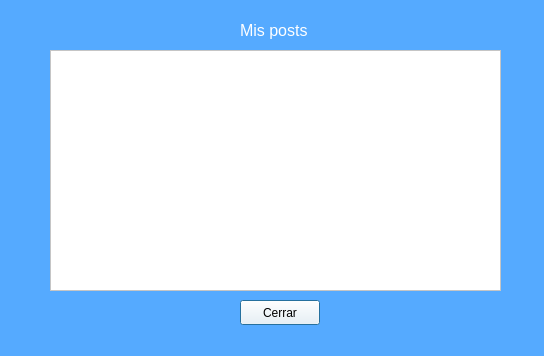
<?xml version="1.0" encoding="UTF-8"?>
<ui version="4.0">
 <class>MisPostDialog</class>
 <widget class="QDialog" name="MisPostDialog">
  <property name="geometry">
   <rect>
    <x>0</x>
    <y>0</y>
    <width>544</width>
    <height>356</height>
   </rect>
  </property>
  <property name="windowTitle">
   <string>Dialog</string>
  </property>
  <property name="styleSheet">
   <string notr="true">background-color: rgb(85, 170, 255);</string>
  </property>
  <widget class="QLabel" name="label">
   <property name="geometry">
    <rect>
     <x>240</x>
     <y>20</y>
     <width>121</width>
     <height>21</height>
    </rect>
   </property>
   <property name="font">
    <font>
     <pointsize>12</pointsize>
    </font>
   </property>
   <property name="styleSheet">
    <string notr="true">color: rgb(255, 255, 255);</string>
   </property>
   <property name="text">
    <string>Mis posts</string>
   </property>
  </widget>
  <widget class="QListView" name="listaPost">
   <property name="geometry">
    <rect>
     <x>50</x>
     <y>50</y>
     <width>451</width>
     <height>241</height>
    </rect>
   </property>
   <property name="styleSheet">
    <string notr="true">background-color: rgb(255, 255, 255);</string>
   </property>
  </widget>
  <widget class="QPushButton" name="btncerrar">
   <property name="geometry">
    <rect>
     <x>240</x>
     <y>300</y>
     <width>80</width>
     <height>25</height>
    </rect>
   </property>
   <property name="styleSheet">
    <string notr="true">background-color: rgb(255, 255, 255);</string>
   </property>
   <property name="text">
    <string>Cerrar</string>
   </property>
  </widget>
 </widget>
 <resources/>
 <connections/>
</ui>
